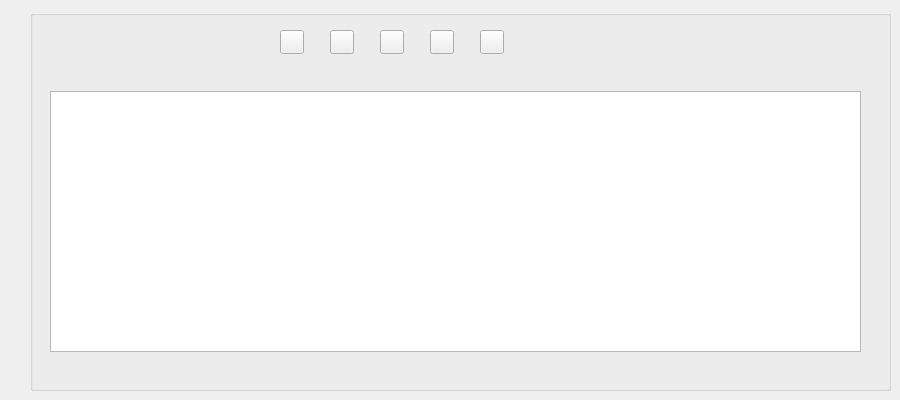
     <widget class="QWidget" name="EngineManageTab">
      <attribute name="title">
       <string>Engine Manage</string>
      </attribute>
      <widget class="QGroupBox" name="groupBox_Engine_Manage">
       <property name="geometry">
        <rect>
         <x>30</x>
         <y>10</y>
         <width>861</width>
         <height>381</height>
        </rect>
       </property>
       <property name="autoFillBackground">
        <bool>true</bool>
       </property>
       <property name="title">
        <string/>
       </property>
       <widget class="QPushButton" name="pushButton_Add_Engine">
        <property name="geometry">
         <rect>
          <x>250</x>
          <y>20</y>
          <width>24</width>
          <height>24</height>
         </rect>
        </property>
        <property name="sizePolicy">
         <sizepolicy hsizetype="Preferred" vsizetype="Preferred">
          <horstretch>0</horstretch>
          <verstretch>0</verstretch>
         </sizepolicy>
        </property>
        <property name="text">
         <string/>
        </property>
        <property name="icon">
         <iconset resource="../../resources.qrc">
          <normaloff>:/icons/engine_add_icon.png</normaloff>:/icons/engine_add_icon.png</iconset>
        </property>
        <property name="iconSize">
         <size>
          <width>24</width>
          <height>24</height>
         </size>
        </property>
       </widget>
       <widget class="QPushButton" name="pushButton_Edit_Engine">
        <property name="geometry">
         <rect>
          <x>300</x>
          <y>20</y>
          <width>24</width>
          <height>24</height>
         </rect>
        </property>
        <property name="text">
         <string/>
        </property>
        <property name="icon">
         <iconset resource="../../resources.qrc">
          <normaloff>:/icons/edit_engine_icon.png</normaloff>:/icons/edit_engine_icon.png</iconset>
        </property>
        <property name="iconSize">
         <size>
          <width>24</width>
          <height>24</height>
         </size>
        </property>
       </widget>
       <widget class="QPushButton" name="pushButton_Close_Engine">
        <property name="geometry">
         <rect>
          <x>350</x>
          <y>20</y>
          <width>24</width>
          <height>24</height>
         </rect>
        </property>
        <property name="text">
         <string/>
        </property>
        <property name="icon">
         <iconset resource="../../resources.qrc">
          <normaloff>:/icons/close_icon.png</normaloff>:/icons/close_icon.png</iconset>
        </property>
        <property name="iconSize">
         <size>
          <width>24</width>
          <height>24</height>
         </size>
        </property>
       </widget>
       <widget class="QPushButton" name="pushButton_Moveup_Engine">
        <property name="geometry">
         <rect>
          <x>400</x>
          <y>20</y>
          <width>24</width>
          <height>24</height>
         </rect>
        </property>
        <property name="text">
         <string/>
        </property>
        <property name="icon">
         <iconset resource="../../resources.qrc">
          <normaloff>:/icons/move_up.png</normaloff>:/icons/move_up.png</iconset>
        </property>
        <property name="iconSize">
         <size>
          <width>24</width>
          <height>24</height>
         </size>
        </property>
       </widget>
       <widget class="QPushButton" name="pushButton_Movedown_Engine">
        <property name="geometry">
         <rect>
          <x>450</x>
          <y>20</y>
          <width>24</width>
          <height>24</height>
         </rect>
        </property>
        <property name="text">
         <string/>
        </property>
        <property name="icon">
         <iconset resource="../../resources.qrc">
          <normaloff>:/icons/move_down.png</normaloff>:/icons/move_down.png</iconset>
        </property>
        <property name="iconSize">
         <size>
          <width>24</width>
          <height>24</height>
         </size>
        </property>
       </widget>
       <widget class="QTableWidget" name="tableWidget_Engine_Mange">
        <property name="geometry">
         <rect>
          <x>20</x>
          <y>81</y>
          <width>811</width>
          <height>261</height>
         </rect>
        </property>
       </widget>
      </widget>
     </widget>
